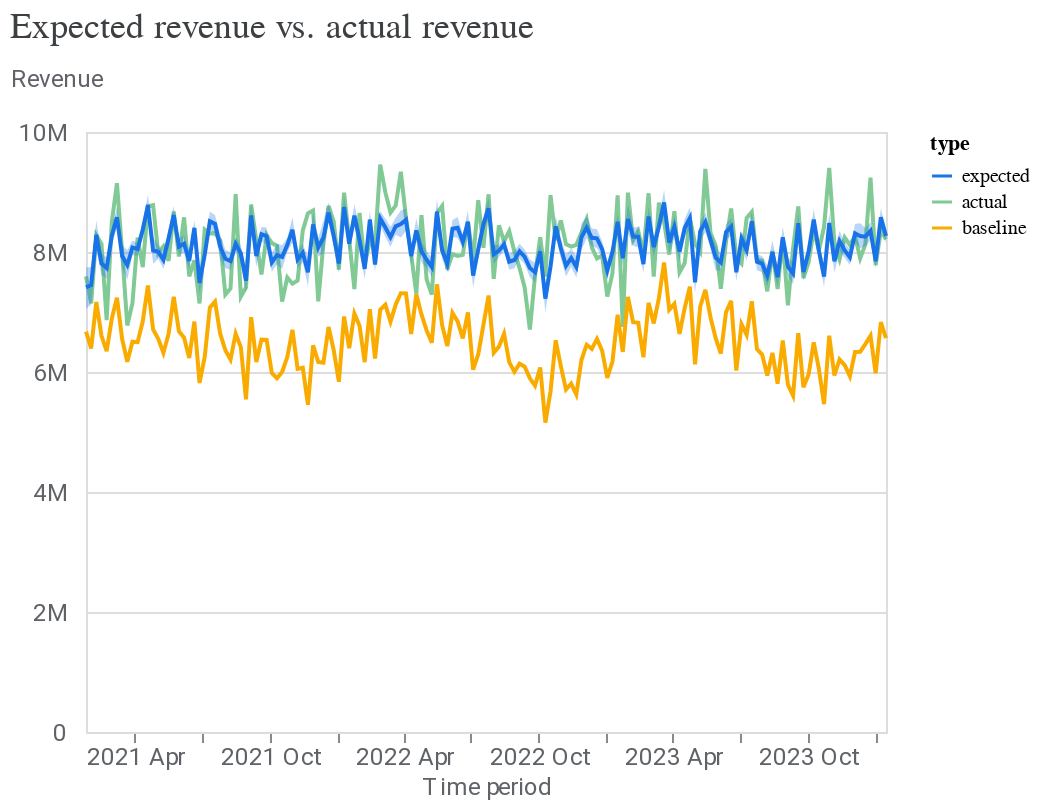

Here is the notebook cell this chart was saved with:
### Code cell
# Model Fit visualization
model_fit = visualizer.ModelFit(mmm)
model_fit.plot_model_fit()

### Figure 1 — Vega-Lite specification as saved in the notebook (floating-point values rounded to 4 significant figures; data arrays with more than 128 entries replaced by an {"elided": "..."} marker saying what was removed)
{"config": {"view": {"continuousWidth": 400, "continuousHeight": 300}, "axis": {"labelColor": "#5F6368", "labelFont": "Roboto", "labelFontSize": 12, "titleColor": "#5F6368", "titleFont": "Roboto", "titleFontSize": 12, "titleFontWeight": "normal"}}, "layer": [{"mark": "line", "encoding": {"color": {"field": "type", "scale": {"domain": ["expected", "actual", "baseline"], "range": ["#1A73E8", "#81C995", "#F9AB00"]}, "type": "nominal"}, "x": {"axis": {"domainColor": "#DADCE0", "format": "%Y %b", "grid": false, "tickCount": 8}, "field": "time", "title": "Time period", "type": "temporal"}, "y": {"axis": {"domain": false, "labelExpr": "replace(format(datum.value, '.3~s'), 'G', 'B')", "labelPadding": 10, "tickCount": 5, "ticks": false, "titleAlign": "left", "titleAngle": 0, "titleY": -20}, "field": "mean", "title": "Revenue", "type": "quantitative"}}}, {"mark": {"type": "area", "opacity": 0.3}, "encoding": {"color": {"field": "type", "legend": null, "scale": {"domain": ["expected"], "range": ["#1A73E8"]}, "type": "nominal"}, "x": {"field": "time", "type": "temporal"}, "y": {"field": "ci_hi", "type": "quantitative"}, "y2": {"field": "ci_lo"}}}], "data": {"name": "data-3d391b54362b91334edc0d53844ac7a5"}, "resolve": {"scale": {"color": "independent"}}, "title": {"text": "Expected revenue vs. actual revenue", "anchor": "start", "color": "#3C4043", "font": "Google Sans Display", "fontSize": 18, "fontWeight": "normal", "offset": 10}, "$schema": "https://vega.github.io/schema/vega-lite/v4.17.0.json", "datasets": {"data-3d391b54362b91334edc0d53844ac7a5": {"elided": "468 records"}}}
